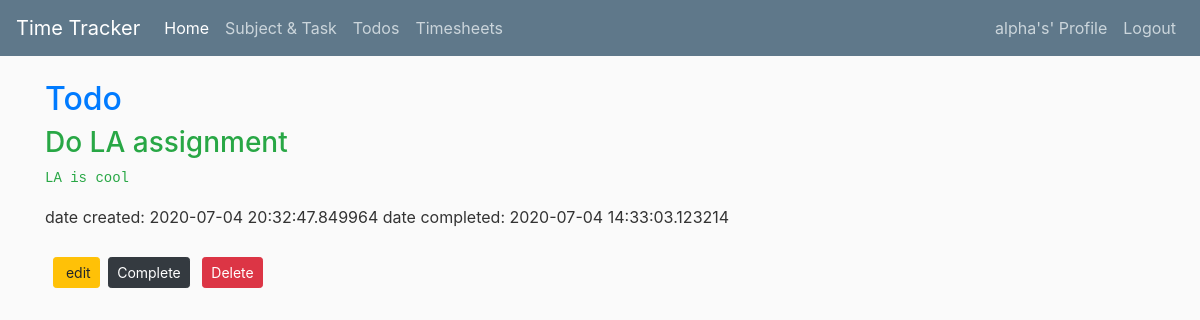
Screenshot of /todos/5 (signed in) with the database file from the repository.
### timetracker/models.py (models this page shows, shortened)
class User(db.Model, UserMixin):
	id = db.Column(db.Integer, primary_key=True)
	username = db.Column(db.String(20), unique=True, nullable=False)
	email = db.Column(db.String(120), unique=True, nullable=False)
	password = db.Column(db.String(32), nullable=False)

class Todo(db.Model):
	id = db.Column(db.Integer, primary_key=True)
	title = db.Column(db.String(256), nullable=False)
	description = db.Column(db.Text, nullable=False)
	date_created = db.Column(db.DateTime, nullable=False, default=datetime.utcnow)
	date_completed = db.Column(db.DateTime, nullable=True)
	user_id = db.Column(db.Integer, db.ForeignKey('user.id'), nullable=False)
	user = db.relationship('User', backref=db.backref('todos', lazy=True))

### timetracker/todos/routes.py (the view)
@todos.route('/todos/<int:todo_id>')
@login_required
def todo(todo_id):
	todo = Todo.query.get_or_404(todo_id)
	return render_template('todo.html', title='Todo', todo=todo)

### timetracker/models.py (called while the page is built)
@login_manager.user_loader
def load_user(user_id):
	return User.query.get(int(user_id))

### timetracker/templates/todo.html (shortened to what this page needs)
{% extends "layout.html" %}
{% block content %}
    <div>
		 <h2 class="text-primary">Todo</h2>
		 <div>
			{% if todo.date_completed %}
			<h3 class="text-success">{{ todo.title }}</h3>
			<pre class="text-success">{{ todo.description }}</pre>
			{% else %}
				<h3 class="text-danger">{{ todo.title }}</h3>
				<pre class="text-danger">{{ todo.description }}</pre>
			{% endif %}
			date created: {{ todo.date_created }}
			{% if todo.date_completed %}
			date completed: {{ todo.date_completed }}
			{% endif %}
			<br><br>
			<a href="{{ url_for('todos.update_todo', todo_id=todo.id) }}" class="btn btn-warning btn-sm ml-2 mt-1 mb-1">
				 edit
			</a>
			<button type="button" class="btn btn-dark btn-sm m-1" data-toggle="modal" data-target="#completeModal">Complete</button>
			<button type="button" class="btn btn-danger btn-sm m-1" data-toggle="modal" data-target="#deleteModal">Delete</button>
		 </div>
	 </div>
{% endblock content %}

### timetracker/templates/layout.html (shortened to what this page needs)
<!DOCTYPE html>
<html>
    <head>
		  <link rel="stylesheet" href="https://stackpath.bootstrapcdn.com/bootstrap/4.5.0/css/bootstrap.min.css">
        <link rel="stylesheet" href="https://use.fontawesome.com/releases/v5.4.1/css/all.css">
        <link rel="stylesheet" type="text/css" href="{{ url_for('static', filename='site.css') }}">
    </head>
    <body>
        <header class="site-header">
            <nav class="navbar navbar-expand-lg navbar-dark bg-steel fixed-top">
                <a class="navbar-brand" href="/">Time Tracker</a>
                <div class="collapse navbar-collapse" id="navbarSupportedContent">
                    <ul class="navbar-nav mr-auto">
                        <li class="nav-item active">
                            <a class="nav-link" href="/home">Home</a>
                        </li>
                        <li class="nav-item">
                            <a class="nav-link" href="/subjects_tasks">Subject & Task</a>
								</li>
                        <li class="nav-item">
									<a class="nav-link" href="/todos">Todos</a>
							  </li>
                        <li class="nav-item">
                            <a class="nav-link" href="/timesheets">Timesheets</a>
                        </li>
                    </ul>
                </div>
                <div class="navbar-nav">
						 {% if current_user.is_authenticated %}
							<a class="nav-item nav-link" href="/profile"> {{ current_user.username }}'s' Profile</a>
							<a class="nav-item nav-link" href="/logout">Logout</a>
						 {% else %}
							<a class="nav-item nav-link" href="/login">Login</a>
							<a class="nav-item nav-link" href="/register">Register</a>
						 {% endif %}
                </div>
            </nav>
        </header>
				<main role="main" class="container">
					<div class="row">
						<div class="col">
							{% block content %}
							{% endblock content %}
						</div>
					</div>
				</main>
    </body>
</html>

### timetracker/static/site.css (style rules this page uses)
body { background: #fafafa; color: #333333; margin-top: 5rem; }
h1, h2, h3, h4, h5, h5, h6 { color: #444444; }
.bg-steel { background-color: #5f788a; }
.site-header .navbar-nav .nav-link { color: #cbd5db }

### rows the page displays
User: username "alpha"
Todo: title "Do LA assignment", description "LA is cool", date_created "2020-07-04 20:32:47.849964", date_completed "2020-07-04 14:33:03.123214"
